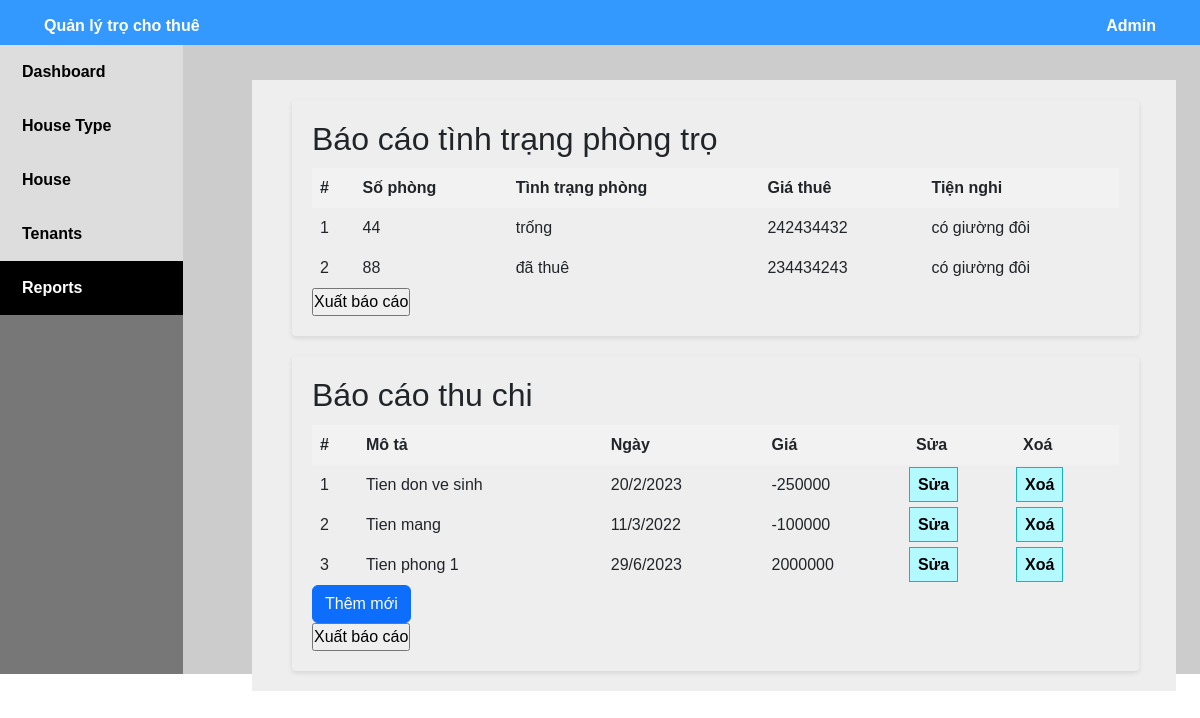
The page /baocao.php (signed in) on the database its author committed.
### tables this page shows
CREATE TABLE `house_type` (
  `id` int(4) NOT NULL,
  `r_number` int(20) NOT NULL,
  `r_condition` varchar(50) NOT NULL,
  `price` int(20) NOT NULL,
  `convenient` varchar(50) NOT NULL
);

CREATE TABLE `finance` (
  `id` int(5) NOT NULL,
  `r_price` int(20) NOT NULL,
  `r_date` varchar(20) NOT NULL,
  `r_description` varchar(500) NOT NULL
);

### thuchi/danhsach.php (the view, shortened to what this page needs)
<?php
    $sql = "SELECT * FROM house_type";
    $query = mysqli_query($connect, $sql);
    $sql1 = "SELECT * FROM finance";
    $query1 = mysqli_query($connect, $sql1);
?>
<!DOCTYPE html>
<html lang="en">
<head>
    <link rel="stylesheet" href="style.css">
</head>
<body>
    <div id="header">
        <div class="header_1">
            <div class="header_left">
                Quản lý trọ cho thuê
            </div>
            <div class="header_right">
                <p class="admin-label" id="adminLabel">Admin</p>
            </div>
        </div>
    </div>
    <div class="main">
        <div class="main_left">
            <a href="index.php">Dashboard</a>
            <a href="room.php">House Type</a>
            <a href="house.php">House</a>
            <a href="renter.php">Tenants</a>
            <a class="content1" href="baocao.php">Reports</a>
        </div>
        <div class="main_right">
            <div class="main_manager" style="height: auto;">
                <div class="main_manager_frame" >
                    <section>
                        <h2>Báo cáo tình trạng phòng trọ</h2>
                        <table id="roomStatusTable">
                            <thead>
                                <tr>
                                    <th>#</th>
                                    <th>Số phòng</th>
                                    <th>Tình trạng phòng</th>
                                    <th>Giá thuê</th>
                                    <th>Tiện nghi</th>
                                </tr>
                            </thead>
                            <tbody>
                            <?php
                            $i = 1;
                                while($row = mysqli_fetch_assoc($query)){?>
                                    <tr>
                                        <td><?php echo $i++?></td>
                                        <td><?php echo $row['r_number']; ?></td>
                                        <td><?php echo $row['r_condition']; ?></td>
                                        <td><?php echo $row['price']; ?></td>
                                        <td><?php echo $row['convenient']; ?></td>
                                    </tr>
                                <?php }
                            ?>
                            </tbody>
                        </table>
                        <form action="export_ttphong.php" method = "post">
                            <input type="submit" name="export_ttphong" value = "Xuất báo cáo" >
                        </form>
                    </section>
                    <section>
                        <h2>Báo cáo thu chi</h2>
                        <table id="financialReportTable">
                            <thead>
                                <tr>
                                    <th>#</th>
                                    <th>Mô tả</th>
                                    <th>Ngày</th>
                                    <th>Giá</th>
                                    <th>Sửa</th>
                                    <th>Xoá</th>
                                </tr>
                            </thead>
                            <tbody>
                               <?php
                                    $i = 1;
                                    while($row = mysqli_fetch_assoc($query1)){?>
                                        <tr>
                                            <td><?php echo $i++?></td>
                                            <td><?php echo $row['r_description']; ?></td>
                                            <td><?php echo $row['r_date']; ?></td>
                                            <td><?php echo $row['r_price']; ?></td>
                                            <td>
                                                <a class="test" href="baocao.php?page_layout=sua&id=<?php echo $row['id']; ?>">Sửa</a>
                                            </td>
                                            <td>
                                                <a class="test" onclick="return confirm('Bạn có chắc chắn muốn xoá ?')" href="baocao.php?page_layout=xoa&id=<?php echo $row['id']; ?>">Xoá</a>
                                            </td>
                                        </tr>
                                    <?php }
                                ?>
                            </tbody>
                        </table>
                        <a class="btn btn-primary" href="baocao.php?page_layout=them">Thêm mới</a>
                        <form action="export_thuchi.php" method = "post">
                            <input type="submit" name="export_thuchi" value = "Xuất báo cáo" >
                        </form>
                    </section>
                </div>
            </div>
        </div>
    </div>
</body>
</html>

### baocao.css (style rules this page uses)
section { margin: 20px; padding: 20px; box-shadow: 0 2px 5px rgba(0, 0, 0, 0.1); border-radius: 4px; }
h2 { margin-top: 0; }
table { width: 100%; border-collapse: collapse; margin-top: 10px; }
th, td { padding: 8px; text-align: left; border-bottom: 1px solid #ddd; }
th { background-color: #f2f2f2; }

### renter.css (style rules this page uses)
* { box-sizing: border-box; }
body { font-size: 16px; margin: 0; }
.main_right { width: 100%; }
* { margin: 0; padding: 0; box-sizing: border-box; font-family: Arial, Helvetica, sans-serif; }
#header { background-color: #3399FF; width: 100%; height: 45px }
.header_1 { display: flex; }
.header_left { font-size: 16px; font-weight: bold; color: white; padding: 14px 0 14px 44px; position: relative; }
.header_right { position: absolute; right: 0; padding: 14px 44px 14px 0px; font-size: 16px; font-weight: bold; color: white; }
.main { display: flex; background-color: #CCCCCC; }
.main_left { width: 22%; background-color: #777777; height: auto; position: relative; min-height: 629px; }
.main_left a { display: block; text-decoration: none; padding: 15px 22px; background-color: #DDDDDD; color: black; font-weight: bold; }
.main_left .content1 { background-color: black; color: white; }
.main_manager { position: absolute; width: 77%; height: 40%; background-color: #EEEEEE; left: 21%; top: 10%; }
.main_manager_frame { width: 96%; height: 88%; margin: 15px 20px; }
a { text-decoration: none; color: black; font-weight: bold; }
.table_infor_renter table th,td { text-align: left; padding: 0.5rem; }

### style.css (style rules this page uses)
* { margin: 0; padding: 0; box-sizing: border-box; font-family: Arial, Helvetica, sans-serif; }
#header { background-color: #3399FF; width: 100%; height: 45px; }
.header_1 { display: flex; }
.header_left { font-size: 16px; font-weight: bold; color: white; padding: 14px 0 14px 44px; position: relative; }
.header_right { position: absolute; right: 0; padding: 14px 44px 14px 0px; font-size: 16px; font-weight: bold; color: white; }
.main { display: flex; background-color: #CCCCCC; }
.main_left { width: 18%; background-color: #777777; height: 628px; position: relative; }
.main_left a { display: block; text-decoration: none; padding: 15px 22px; background-color: #DDDDDD; color: black; font-weight: bold; }
.main_left .content1 { background-color: black; color: white; }
.main_manager { position: absolute; width: 77%; height: 50%; background-color: #EEEEEE; left: 21%; top: 10%; }
.main_manager_frame { width: 96%; height: 88%; margin: 15px 20px; }
a { text-decoration: none; color: black; font-weight: bold; }
.main_right { display: flex; }

### thuchi/danhsach.php (style rules this page uses)
.test { border: #15B5C1 1px solid; padding: 0.5rem; background-color: #b2faff; margin-left: -7px; text-decoration: none; color: black; }

### rows shown on the page
house_type: r_number "44", r_condition "trống", price "242434432", convenient "có giường đôi"
house_type: r_number "88", r_condition "đã thuê", price "234434243", convenient "có giường đôi"
finance: r_description "Tien don ve sinh", r_date "20/2/2023", r_price "-250000"
finance: r_description "Tien mang", r_date "11/3/2022", r_price "-100000"
finance: r_description "Tien phong 1", r_date "29/6/2023", r_price "2000000"
